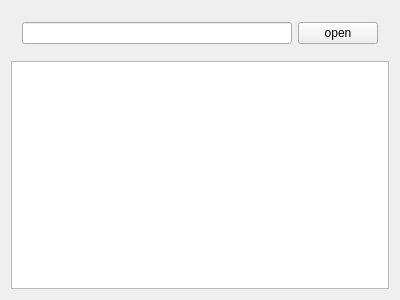
<?xml version="1.0" encoding="UTF-8"?>
<ui version="4.0">
 <class>Widget</class>
 <widget class="QWidget" name="Widget">
  <property name="geometry">
   <rect>
    <x>0</x>
    <y>0</y>
    <width>400</width>
    <height>300</height>
   </rect>
  </property>
  <property name="windowTitle">
   <string>Widget</string>
  </property>
  <layout class="QVBoxLayout" name="verticalLayout">
   <item>
    <widget class="QWidget" name="widget" native="true">
     <layout class="QHBoxLayout" name="horizontalLayout">
      <item>
       <widget class="QLineEdit" name="lineEdit"/>
      </item>
      <item>
       <widget class="QPushButton" name="pushButton">
        <property name="text">
         <string>open</string>
        </property>
       </widget>
      </item>
     </layout>
    </widget>
   </item>
   <item>
    <widget class="QTextEdit" name="textEdit"/>
   </item>
  </layout>
 </widget>
 <layoutdefault spacing="6" margin="11"/>
 <resources/>
 <connections/>
</ui>
